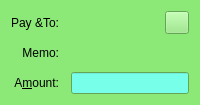
  <widget class="QFrame" name="SendCoins_AuthenticatedPaymentRequest">
   <property name="palette">
    <palette>
     <active>
      <colorrole role="WindowText">
       <brush brushstyle="SolidPattern">
        <color alpha="255">
         <red>0</red>
         <green>0</green>
         <blue>0</blue>
        </color>
       </brush>
      </colorrole>
      <colorrole role="Button">
       <brush brushstyle="SolidPattern">
        <color alpha="255">
         <red>140</red>
         <green>232</green>
         <blue>119</blue>
        </color>
       </brush>
      </colorrole>
      <colorrole role="Light">
       <brush brushstyle="SolidPattern">
        <color alpha="255">
         <red>230</red>
         <green>255</green>
         <blue>224</blue>
        </color>
       </brush>
      </colorrole>
      <colorrole role="Midlight">
       <brush brushstyle="SolidPattern">
        <color alpha="255">
         <red>185</red>
         <green>243</green>
         <blue>171</blue>
        </color>
       </brush>
      </colorrole>
      <colorrole role="Dark">
       <brush brushstyle="SolidPattern">
        <color alpha="255">
         <red>70</red>
         <green>116</green>
         <blue>59</blue>
        </color>
       </brush>
      </colorrole>
      <colorrole role="Mid">
       <brush brushstyle="SolidPattern">
        <color alpha="255">
         <red>93</red>
         <green>155</green>
         <blue>79</blue>
        </color>
       </brush>
      </colorrole>
      <colorrole role="Text">
       <brush brushstyle="SolidPattern">
        <color alpha="255">
         <red>0</red>
         <green>0</green>
         <blue>0</blue>
        </color>
       </brush>
      </colorrole>
      <colorrole role="BrightText">
       <brush brushstyle="SolidPattern">
        <color alpha="255">
         <red>155</red>
         <green>255</green>
         <blue>147</blue>
        </color>
       </brush>
      </colorrole>
      <colorrole role="ButtonText">
       <brush brushstyle="SolidPattern">
        <color alpha="255">
         <red>0</red>
         <green>0</green>
         <blue>0</blue>
        </color>
       </brush>
      </colorrole>
      <colorrole role="Base">
       <brush brushstyle="SolidPattern">
        <color alpha="255">
         <red>119</red>
         <green>255</green>
         <blue>233</blue>
        </color>
       </brush>
      </colorrole>
      <colorrole role="Window">
       <brush brushstyle="SolidPattern">
        <color alpha="255">
         <red>140</red>
         <green>232</green>
         <blue>119</blue>
        </color>
       </brush>
      </colorrole>
      <colorrole role="Shadow">
       <brush brushstyle="SolidPattern">
        <color alpha="255">
         <red>0</red>
         <green>0</green>
         <blue>0</blue>
        </color>
       </brush>
      </colorrole>
      <colorrole role="AlternateBase">
       <brush brushstyle="SolidPattern">
        <color alpha="255">
         <red>197</red>
         <green>243</green>
         <blue>187</blue>
        </color>
       </brush>
      </colorrole>
      <colorrole role="NoRole">
       <brush brushstyle="SolidPattern">
        <color alpha="255">
         <red>125</red>
         <green>194</green>
         <blue>122</blue>
        </color>
       </brush>
      </colorrole>
      <colorrole role="ToolTipBase">
       <brush brushstyle="SolidPattern">
        <color alpha="255">
         <red>255</red>
         <green>255</green>
         <blue>220</blue>
        </color>
       </brush>
      </colorrole>
      <colorrole role="ToolTipText">
       <brush brushstyle="SolidPattern">
        <color alpha="255">
         <red>0</red>
         <green>0</green>
         <blue>0</blue>
        </color>
       </brush>
      </colorrole>
     </active>
     <inactive>
      <colorrole role="WindowText">
       <brush brushstyle="SolidPattern">
        <color alpha="255">
         <red>0</red>
         <green>0</green>
         <blue>0</blue>
        </color>
       </brush>
      </colorrole>
      <colorrole role="Button">
       <brush brushstyle="SolidPattern">
        <color alpha="255">
         <red>140</red>
         <green>232</green>
         <blue>119</blue>
        </color>
       </brush>
      </colorrole>
      <colorrole role="Light">
       <brush brushstyle="SolidPattern">
        <color alpha="255">
         <red>230</red>
         <green>255</green>
         <blue>224</blue>
        </color>
       </brush>
      </colorrole>
      <colorrole role="Midlight">
       <brush brushstyle="SolidPattern">
        <color alpha="255">
         <red>185</red>
         <green>243</green>
         <blue>171</blue>
        </color>
       </brush>
      </colorrole>
      <colorrole role="Dark">
       <brush brushstyle="SolidPattern">
        <color alpha="255">
         <red>70</red>
         <green>116</green>
         <blue>59</blue>
        </color>
       </brush>
      </colorrole>
      <colorrole role="Mid">
       <brush brushstyle="SolidPattern">
        <color alpha="255">
         <red>93</red>
         <green>155</green>
         <blue>79</blue>
        </color>
       </brush>
      </colorrole>
      <colorrole role="Text">
       <brush brushstyle="SolidPattern">
        <color alpha="255">
         <red>0</red>
         <green>0</green>
         <blue>0</blue>
        </color>
       </brush>
      </colorrole>
      <colorrole role="BrightText">
       <brush brushstyle="SolidPattern">
        <color alpha="255">
         <red>155</red>
         <green>255</green>
         <blue>147</blue>
        </color>
       </brush>
      </colorrole>
      <colorrole role="ButtonText">
       <brush brushstyle="SolidPattern">
        <color alpha="255">
         <red>0</red>
         <green>0</green>
         <blue>0</blue>
        </color>
       </brush>
      </colorrole>
      <colorrole role="Base">
       <brush brushstyle="SolidPattern">
        <color alpha="255">
         <red>119</red>
         <green>255</green>
         <blue>233</blue>
        </color>
       </brush>
      </colorrole>
      <colorrole role="Window">
       <brush brushstyle="SolidPattern">
        <color alpha="255">
         <red>140</red>
         <green>232</green>
         <blue>119</blue>
        </color>
       </brush>
      </colorrole>
      <colorrole role="Shadow">
       <brush brushstyle="SolidPattern">
        <color alpha="255">
         <red>0</red>
         <green>0</green>
         <blue>0</blue>
        </color>
       </brush>
      </colorrole>
      <colorrole role="AlternateBase">
       <brush brushstyle="SolidPattern">
        <color alpha="255">
         <red>197</red>
         <green>243</green>
         <blue>187</blue>
        </color>
       </brush>
      </colorrole>
      <colorrole role="NoRole">
       <brush brushstyle="SolidPattern">
        <color alpha="255">
         <red>125</red>
         <green>194</green>
         <blue>122</blue>
        </color>
       </brush>
      </colorrole>
      <colorrole role="ToolTipBase">
       <brush brushstyle="SolidPattern">
        <color alpha="255">
         <red>255</red>
         <green>255</green>
         <blue>220</blue>
        </color>
       </brush>
      </colorrole>
      <colorrole role="ToolTipText">
       <brush brushstyle="SolidPattern">
        <color alpha="255">
         <red>0</red>
         <green>0</green>
         <blue>0</blue>
        </color>
       </brush>
      </colorrole>
     </inactive>
     <disabled>
      <colorrole role="WindowText">
       <brush brushstyle="SolidPattern">
        <color alpha="255">
         <red>70</red>
         <green>116</green>
         <blue>59</blue>
        </color>
       </brush>
      </colorrole>
      <colorrole role="Button">
       <brush brushstyle="SolidPattern">
        <color alpha="255">
         <red>140</red>
         <green>232</green>
         <blue>119</blue>
        </color>
       </brush>
      </colorrole>
      <colorrole role="Light">
       <brush brushstyle="SolidPattern">
        <color alpha="255">
         <red>230</red>
         <green>255</green>
         <blue>224</blue>
        </color>
       </brush>
      </colorrole>
      <colorrole role="Midlight">
       <brush brushstyle="SolidPattern">
        <color alpha="255">
         <red>185</red>
         <green>243</green>
         <blue>171</blue>
        </color>
       </brush>
      </colorrole>
      <colorrole role="Dark">
       <brush brushstyle="SolidPattern">
        <color alpha="255">
         <red>70</red>
         <green>116</green>
         <blue>59</blue>
        </color>
       </brush>
      </colorrole>
      <colorrole role="Mid">
       <brush brushstyle="SolidPattern">
        <color alpha="255">
         <red>93</red>
         <green>155</green>
         <blue>79</blue>
        </color>
       </brush>
      </colorrole>
      <colorrole role="Text">
       <brush brushstyle="SolidPattern">
        <color alpha="255">
         <red>70</red>
         <green>116</green>
         <blue>59</blue>
        </color>
       </brush>
      </colorrole>
      <colorrole role="BrightText">
       <brush brushstyle="SolidPattern">
        <color alpha="255">
         <red>155</red>
         <green>255</green>
         <blue>147</blue>
        </color>
       </brush>
      </colorrole>
      <colorrole role="ButtonText">
       <brush brushstyle="SolidPattern">
        <color alpha="255">
         <red>70</red>
         <green>116</green>
         <blue>59</blue>
        </color>
       </brush>
      </colorrole>
      <colorrole role="Base">
       <brush brushstyle="SolidPattern">
        <color alpha="255">
         <red>140</red>
         <green>232</green>
         <blue>119</blue>
        </color>
       </brush>
      </colorrole>
      <colorrole role="Window">
       <brush brushstyle="SolidPattern">
        <color alpha="255">
         <red>140</red>
         <green>232</green>
         <blue>119</blue>
        </color>
       </brush>
      </colorrole>
      <colorrole role="Shadow">
       <brush brushstyle="SolidPattern">
        <color alpha="255">
         <red>0</red>
         <green>0</green>
         <blue>0</blue>
        </color>
       </brush>
      </colorrole>
      <colorrole role="AlternateBase">
       <brush brushstyle="SolidPattern">
        <color alpha="255">
         <red>140</red>
         <green>232</green>
         <blue>119</blue>
        </color>
       </brush>
      </colorrole>
      <colorrole role="NoRole">
       <brush brushstyle="SolidPattern">
        <color alpha="255">
         <red>125</red>
         <green>194</green>
         <blue>122</blue>
        </color>
       </brush>
      </colorrole>
      <colorrole role="ToolTipBase">
       <brush brushstyle="SolidPattern">
        <color alpha="255">
         <red>255</red>
         <green>255</green>
         <blue>220</blue>
        </color>
       </brush>
      </colorrole>
      <colorrole role="ToolTipText">
       <brush brushstyle="SolidPattern">
        <color alpha="255">
         <red>0</red>
         <green>0</green>
         <blue>0</blue>
        </color>
       </brush>
      </colorrole>
     </disabled>
    </palette>
   </property>
   <property name="toolTip">
    <string>This is an authenticated payment request.</string>
   </property>
   <property name="autoFillBackground">
    <bool>true</bool>
   </property>
   <property name="frameShape">
    <enum>QFrame::NoFrame</enum>
   </property>
   <layout class="QGridLayout" name="gridLayout_s">
    <property name="spacing">
     <number>12</number>
    </property>
    <item row="0" column="0">
     <widget class="QLabel" name="payToLabel_s">
      <property name="text">
       <string>Pay &amp;To:</string>
      </property>
      <property name="alignment">
       <set>Qt::AlignRight|Qt::AlignTrailing|Qt::AlignVCenter</set>
      </property>
     </widget>
    </item>
    <item row="0" column="1">
     <layout class="QHBoxLayout" name="payToLayout_s">
      <property name="spacing">
       <number>0</number>
      </property>
      <item>
       <widget class="QLabel" name="payTo_s">
        <property name="textFormat">
         <enum>Qt::PlainText</enum>
        </property>
       </widget>
      </item>
      <item>
       <widget class="QToolButton" name="deleteButton_s">
        <property name="toolTip">
         <string>Remove this entry</string>
        </property>
        <property name="text">
         <string/>
        </property>
       </widget>
      </item>
     </layout>
    </item>
    <item row="1" column="0">
     <widget class="QLabel" name="memoLabel_s">
      <property name="text">
       <string>Memo:</string>
      </property>
      <property name="alignment">
       <set>Qt::AlignRight|Qt::AlignTrailing|Qt::AlignVCenter</set>
      </property>
     </widget>
    </item>
    <item row="1" column="1">
     <widget class="QLabel" name="memoTextLabel_s">
      <property name="textFormat">
       <enum>Qt::PlainText</enum>
      </property>
     </widget>
    </item>
    <item row="2" column="0">
     <widget class="QLabel" name="amountLabel_s">
      <property name="text">
       <string>A&amp;mount:</string>
      </property>
      <property name="alignment">
       <set>Qt::AlignRight|Qt::AlignTrailing|Qt::AlignVCenter</set>
      </property>
      <property name="buddy">
       <cstring>payAmount_s</cstring>
      </property>
     </widget>
    </item>
    <item row="2" column="1">
     <widget class="DynamicAmountField" name="payAmount_s">
      <property name="acceptDrops">
       <bool>false</bool>
      </property>
     </widget>
    </item>
   </layout>
  </widget>
